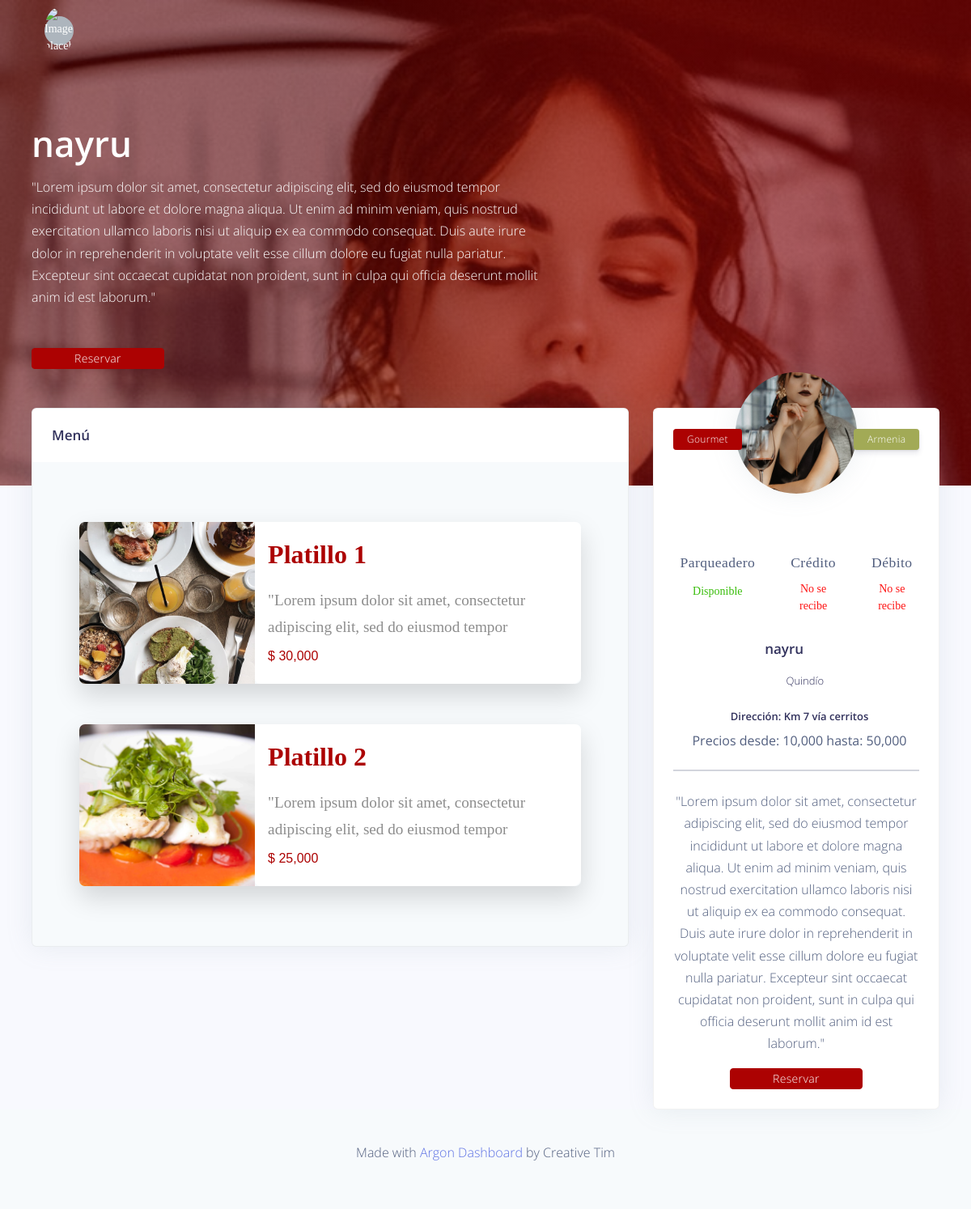
The page /restaurante/octavo2 on the database its author committed.
### restaurante/models.py (models this page shows, shortened)
class Restaurant(models.Model):
    id = models.AutoField(primary_key=True)
    name = models.CharField(max_length=50)
    city = models.CharField(max_length=20, choices=Ciudad, default="Armenia")
    departamento = models.CharField(max_length=20,default="Quindío")
    price_min = models.CharField(max_length=10)
    price_max = models.CharField(max_length=50)
    menu = models.ManyToManyField(ItemMenu)
    parking = models.BooleanField()
    email = models.EmailField()
    credit_card = models.BooleanField()
    debit_card = models.BooleanField()
    description = models.TextField()
    type = models.CharField(max_length=20, choices=Categoria, default="Gourmet")
    place = models.CharField(max_length=50)
    principal_image = models.ImageField(upload_to='restaurant/principal-img', null=True, blank=True)
    gallery = models.ManyToManyField(Gallery)
    events = models.ManyToManyField(Event)
    slug = models.SlugField(unique=True)

class ItemMenu(models.Model):
    name = models.CharField(max_length=50)
    id = models.AutoField(primary_key=True)
    description = models.TextField()
    photo = models.ImageField(upload_to='restaurant/menu', null=False)
    price = models.CharField(max_length=10, default=0)

### restaurante/views.py (the view, shortened to what this page needs)
# urls.py: path('restaurante/<slug:slug>', views.RestaurantDetailView.as_view(), name='detalle'),
class RestaurantDetailView(FormMixin, DetailView):
    template_name = 'app/restaurant/detail.html'
    model = Restaurant
    form_class = ReservationForm
    def get_context_data(self, **kwargs):
        context = super(RestaurantDetailView, self).get_context_data(**kwargs)
        context['form'] = self.get_form()
        return context

### restaurante/templates/app/restaurant/detail.html (shortened to what this page needs)
<!DOCTYPE html>
<html lang="en">
<head>
    {% load static %}
    <link href="https://cdn.jsdelivr.net/npm/bootstrap@5.0.2/dist/css/bootstrap.min.css" rel="stylesheet"
>
    <link rel="stylesheet" type="text/css" href="{% static 'css/restaurant-detail.css' %}">
    <link rel="stylesheet" href="https://cdnjs.cloudflare.com/ajax/libs/font-awesome/5.15.4/css/all.min.css" />
    {% load pwa %}
</head>
<body>
{% load crispy_forms_tags %}
  <div class="main-content">
    <nav class="navbar navbar-top navbar-expand-md navbar-dark" id="navbar-main">
      <div class="container-fluid">
        <ul class="navbar-nav align-items-center d-none d-md-flex">
          <li class="nav-item dropdown">
            <a class="nav-link pr-0" href="#" role="button" data-toggle="dropdown" aria-haspopup="true" aria-expanded="false">
              <div class="media align-items-center">
                <span class="avatar avatar-sm rounded-circle">
                  <img alt="Image placeholder" src="https://raw.githubusercontent.com/SoongCi/HoisuFront/main/src/assets/img/HoisuC%26R.png">
                </span>
              </div>
            </a>
          </li>
        </ul>
      </div>
    </nav>
    <div class="header pb-8 pt-5 pt-lg-8 d-flex align-items-center" style="min-height: 600px;  background-image: url({{ object.principal_image.url }}); background-size: cover; background-position: center top;">
      <span class="mask bg-gradient-default opacity-8"></span>
      <div class="container-fluid d-flex align-items-center">
        <div class="row">
          <div class="col-lg-7 col-md-10">
            <h1 class="display-2 text-white">{{ object.name }}</h1>
            <p class="text-white mt-0 mb-5">{{ object.description }}</p>
            <a href="#!" class="btn btn-info">Reservar</a>
          </div>
        </div>
      </div>
    </div>
    <div class="container-fluid mt--7">
      <div class="row">
        <div class="col-xl-4 order-xl-2 mb-5 mb-xl-0">
          <div class="card card-profile shadow">
            <div class="row justify-content-center">
              <div class="col-lg-3 order-lg-2">
                <div class="card-profile-image">
                  <a href="#">
                    <img src="{{ object.principal_image.url }}" width="150" height="150" style="object-fit:cover;" class="rounded-circle">
                  </a>
                </div>
              </div>
            </div>
            <div class="card-header text-center border-0 pt-8 pt-md-4 pb-0 pb-md-4">
              <div class="d-flex justify-content-between">
                <a href="#" class="btn btn-sm btn-info mr-4">{{ object.get_type_display }}</a>
                <a href="#" class="btn btn-sm btn-default float-right">{{ object.get_city_display }}</a>
              </div>
            </div>
            <div class="card-body pt-0 pt-md-4">
              <div class="row">
                <div class="col">
                  <div class="card-profile-stats d-flex justify-content-center mt-md-5">
                    <div>
                      <span class="heading">Parqueadero</span>
                      {% if object.parking == True %}
                        <span class="description-true">Disponible</span>
                      {% else %}
                        <span class="description-false">No disponible</span>
                      {% endif %}
                    </div>
                    <div>
                      <span class="heading">Crédito</span>
                      {% if object.credit == True %}
                        <span class="description-true">Se recibe</span>
                      {% else %}
                        <span class="description-false">No se recibe</span>
                      {% endif %}
                    </div>
                    <div>
                      <span class="heading">Débito</span>
                      {% if object.debit == True %}
                        <span class="description-true">Se recibe</span>
                      {% else %}
                        <span class="description-false">No se recibe</span>
                      {% endif %}
                    </div>
                  </div>
                </div>
              </div>
              <div class="text-center">
                <h3>
                  {{ object.name }}<span class="font-weight-light">&nbsp; &nbsp; &nbsp; &nbsp;{{ object.get_tipo_display }}</span>
                </h3>
                <div class="h5 font-weight-300">
                   <strong>{{ object.get_ciudad_display }} </strong> &nbsp; &nbsp; Quindío
                </div>
                <div class="h5 mt-4">
                  Dirección: {{ object.place }}
                </div>
                <div>
                  Precios desde: {{ object.price_min }} hasta: {{ object.price_max }}
                </div>
                <hr class="my-4">
                <p>{{ object.description }}</p>
                <a href="/reservar/{{ object.slug }}" class="btn btn-info">Reservar</a>
              </div>
            </div>
          </div>
        </div>
        <div class="col-xl-8 order-xl-1">
          <div class="card bg-secondary shadow">
            <div class="card-header bg-white border-0">
              <div class="row align-items-center">
                <div class="col-8">
                  <h3 class="mb-0">Menú</h3>
                </div>
              </div>
            </div>
            <div class="card-body">
              {% for i in object.menu.all %}
                  <div class="wrapper">
                      <div class="product-img">
                        <img src="{{ i.photo.url }}" height="100%" width="100%">
                      </div>
                      <div class="product-info">
                        <div class="product-text">
                          <h1>{{ i.name }}</h1>
                          <p> {{ i.description|slice:":100" }} </p>
                          <h2>$ {{ i.price }}</h2>
                        </div>
                      </div>
                  </div>
              {% endfor %}
            </div>
          </div>
        </div>
      </div>
    </div>
  </div>
  <footer class="footer">
    <div class="row align-items-center justify-content-xl-between">
      <div class="col-xl-6 m-auto text-center">
        <div class="copyright">
          <p>Made with <a href="https://www.creative-tim.com/product/argon-dashboard" target="_blank">Argon Dashboard</a> by Creative Tim</p>
        </div>
      </div>
    </div>
  </footer>
</body>
</html>

### rows shown on the page
Restaurant: principal_image (picture), name "nayru", description "\"Lorem ipsum dolor sit amet, consectetur adipiscing elit, sed do eiusmod tempor incididunt ut labore et dolore magna aliqua. Ut enim ad minim veniam, quis nostrud exercitation ullamco laboris nisi ut aliquip ex ea commodo consequat. Duis aute irure dolor in reprehenderit in voluptate velit esse cillum dolore eu fugiat nulla pariatur. Excepteur sint occaecat cupidatat non proident, sunt in culpa qui officia deserunt mollit anim id est laborum.\"", type "Gourmet", city "Armenia", place "Km 7 vía cerritos", price_min "10,000", price_max "50,000"
ItemMenu: photo (picture), name "Platillo 1", description "\"Lorem ipsum dolor sit amet, consectetur adipiscing elit, sed do eiusmod tempor…", price "30,000"
ItemMenu: photo (picture), name "Platillo 2", description "\"Lorem ipsum dolor sit amet, consectetur adipiscing elit, sed do eiusmod tempor…", price "25,000"
